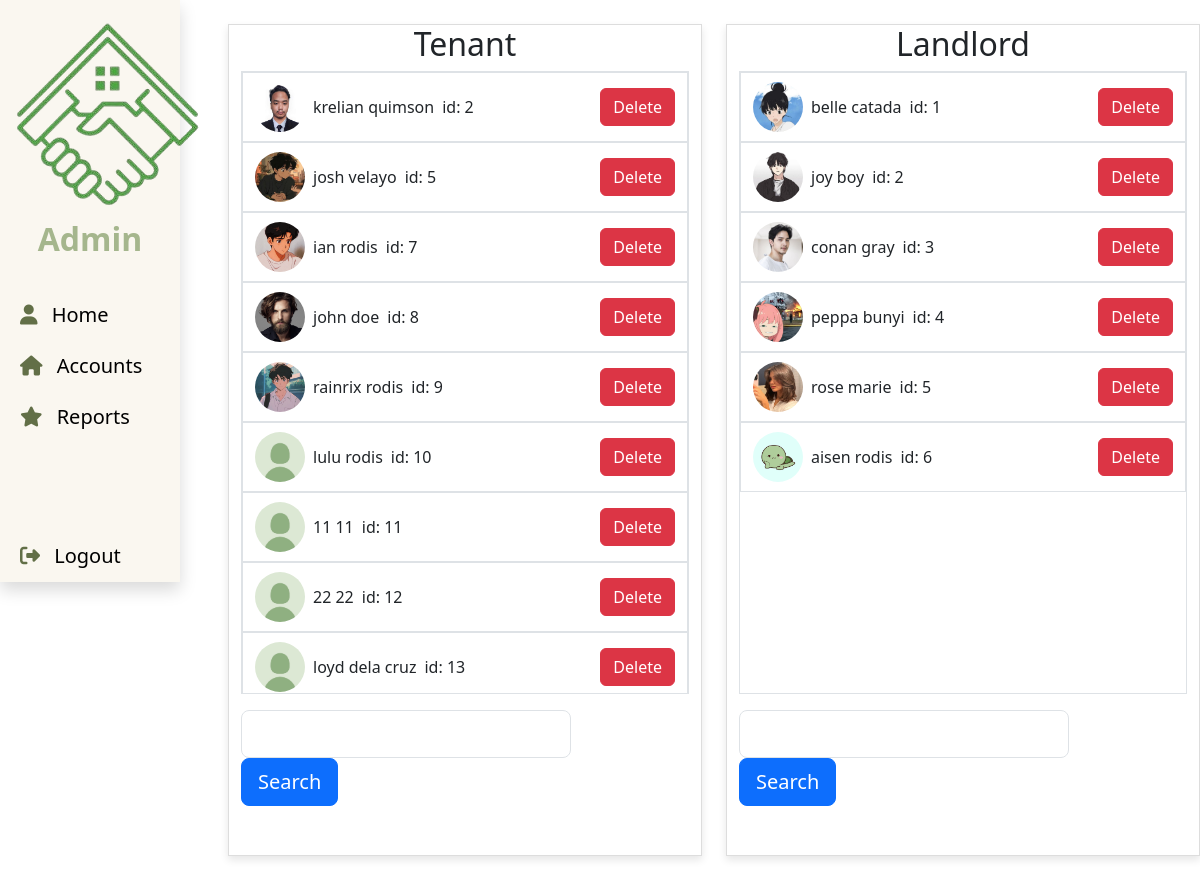
The app's page /frontend/admin.user_accounts.php with its own data.
### tables this page shows
create table tenants(
account_id int AUTO_INCREMENT primary key,
fullname varchar(255),
email varchar(255),
username varchar(255),
password varchar(255),
contact varchar(255),
account_type varchar(255),
profile_picture varchar(255)  
);

create table landlords(
account_id int AUTO_INCREMENT primary key,
fullname varchar(255),
email varchar(255),
username varchar(255),
password varchar(255),
contact varchar(255),
account_type varchar(255),
profile_picture varchar(255)  
);

### backend/class/database.php (called while the page is built, shortened)
<?php
class Database{
    public function pdo()
    {
        return new PDO("mysql:host=localhost; user=root; dbname=quicktira;");
    }
    public function get($query, $data = [], $type)
    {
        $pdo = $this->pdo();
        $stmt = $pdo->prepare($query);
        $stmt->execute($data);
        switch($type)
        {
            case "fetchAll":
                return $stmt->fetchAll(PDO::FETCH_ASSOC);
            break;
        }
    }
}

### frontend/admin.user_accounts.php (the view, shortened to what this page needs)
<?php
require_once ('../backend/Aglobal_file.php');
$all_tenant = $database->get("select account_id, fullname, profile_picture from tenants",[],"fetchAll");
$all_landlords = $database->get("select account_id, fullname, profile_picture from landlords",[],"fetchAll");
?>
<!DOCTYPE html>
<html lang="en">
<head>
    <link href="https://cdn.jsdelivr.net/npm/bootstrap@5.3.0/dist/css/bootstrap.min.css" rel="stylesheet">
    <link href="https://cdn.jsdelivr.net/npm/bootstrap-icons@1.7.2/font/bootstrap-icons.css" rel="stylesheet">
</head>
<body>
    <div class="row">
        <div class="col-12 col-md-2">
            <?php  require('public_component/sidebar.admin.php')  ?>
        </div>
        <div class="col ms-4">
        <div class="row">
            <div class="col-md-6 mt-4">
                <div class="container" style="height: 90vh; border: 1px solid #ddd; box-shadow: 0 4px 8px rgba(0,0,0,0.1);">
                    <h2 class="text-center">Tenant</h2>
                    <div class="container border m-0 p-0 overflow-auto" style="height: 75%;" id='tenant_container'>
                    <?php foreach ($all_tenant as $tenant): ?>
                        <div class="container-fluid border d-flex justify-content-between align-items-center" style="height: 70px;">
                            <div class="d-flex align-items-center">
                                <img src="image/profile_image/<?php echo $tenant['profile_picture']; ?>" alt="Profile Picture" class="rounded-circle" style="width: 50px; height: 50px; object-fit: cover;">
                                <span class="ms-2"><?php echo $tenant['fullname']; ?></span>
                                <span class="ms-2"> id: <?php echo $tenant['account_id']; ?></span>
                            </div>
                            <button class="delete_account btn btn-danger " value="<?=$tenant['account_id']?>">Delete</button>
                        </div>
                    <?php endforeach; ?>
                    </div>
                    <div class="row mt-3">
                        <div class="col-9">
                            <input type="text" class="form-control form-control-lg" id='input_tenant'>
                        </div>
                        <div class="col">
                            <button class="btn btn-primary btn-lg" id='tenant_search'>Search</button>
                        </div>
                    </div>
                </div>
            </div>
            <div class="col-md-6 mt-4">
                <div class="container" style="height: 90vh; border: 1px solid #ddd; box-shadow: 0 4px 8px rgba(0,0,0,0.1);">
                    <h2 class="text-center">Landlord</h2>
                    <div class="container border m-0 p-0 overflow-auto" style="height: 75%;"  id='landord_container'>
                    <?php foreach ($all_landlords as $landlords): ?>
                        <div class="container-fluid border d-flex justify-content-between align-items-center" style="height: 70px;">
                            <div class="d-flex align-items-center">
                                <img src="image/profile_image/<?php echo $landlords['profile_picture']; ?>" alt="Profile Picture" class="rounded-circle" style="width: 50px; height: 50px; object-fit: cover;">
                                <span class="ms-2"><?php echo $landlords['fullname']; ?></span>
                                <span class="ms-2"> id: <?php echo $landlords['account_id']; ?></span>
                            </div>
                            <button class="btn btn-danger delete_account_landlord" id='' value='<?=$landlords['account_id']?>'>Delete</button>
                        </div>
                    <?php endforeach; ?>
                    </div>
                    <div class="row mt-3">
                        <div class="col-9">
                            <input type="text" class="form-control form-control-lg" id='input_landlord'>
                        </div>
                        <div class="col">
                            <button class="btn btn-primary btn-lg" id='landlord_search'>Search</button>
                        </div>
                    </div>
                </div>
            </div>
        </div>
        </div>
    </div>
</body>
</html>

### frontend/public_component/sidebar.admin.php (style rules this page uses)
* { padding: 0; margin: 0; text-decoration: none; list-style: none; box-sizing: border-box; }

### records on screen
tenants: profile_picture (picture), fullname "krelian quimson", account_id "2"
tenants: profile_picture (picture), fullname "josh velayo", account_id "5"
tenants: profile_picture (picture), fullname "ian rodis", account_id "7"
tenants: profile_picture (picture), fullname "john doe", account_id "8"
tenants: profile_picture (picture), fullname "rainrix rodis", account_id "9"
tenants: profile_picture (placeholder picture), fullname "lulu rodis", account_id "10"
tenants: profile_picture (placeholder picture), fullname "11 11", account_id "11"
tenants: profile_picture (placeholder picture), fullname "22 22", account_id "12"
tenants: profile_picture (placeholder picture), fullname "loyd dela cruz", account_id "13"
landlords: profile_picture (picture), fullname "belle catada", account_id "1"
landlords: profile_picture (picture), fullname "joy boy", account_id "2"
landlords: profile_picture (picture), fullname "conan gray", account_id "3"
landlords: profile_picture (picture), fullname "peppa bunyi", account_id "4"
landlords: profile_picture (picture), fullname "rose marie", account_id "5"
landlords: profile_picture (picture), fullname "aisen rodis", account_id "6"
